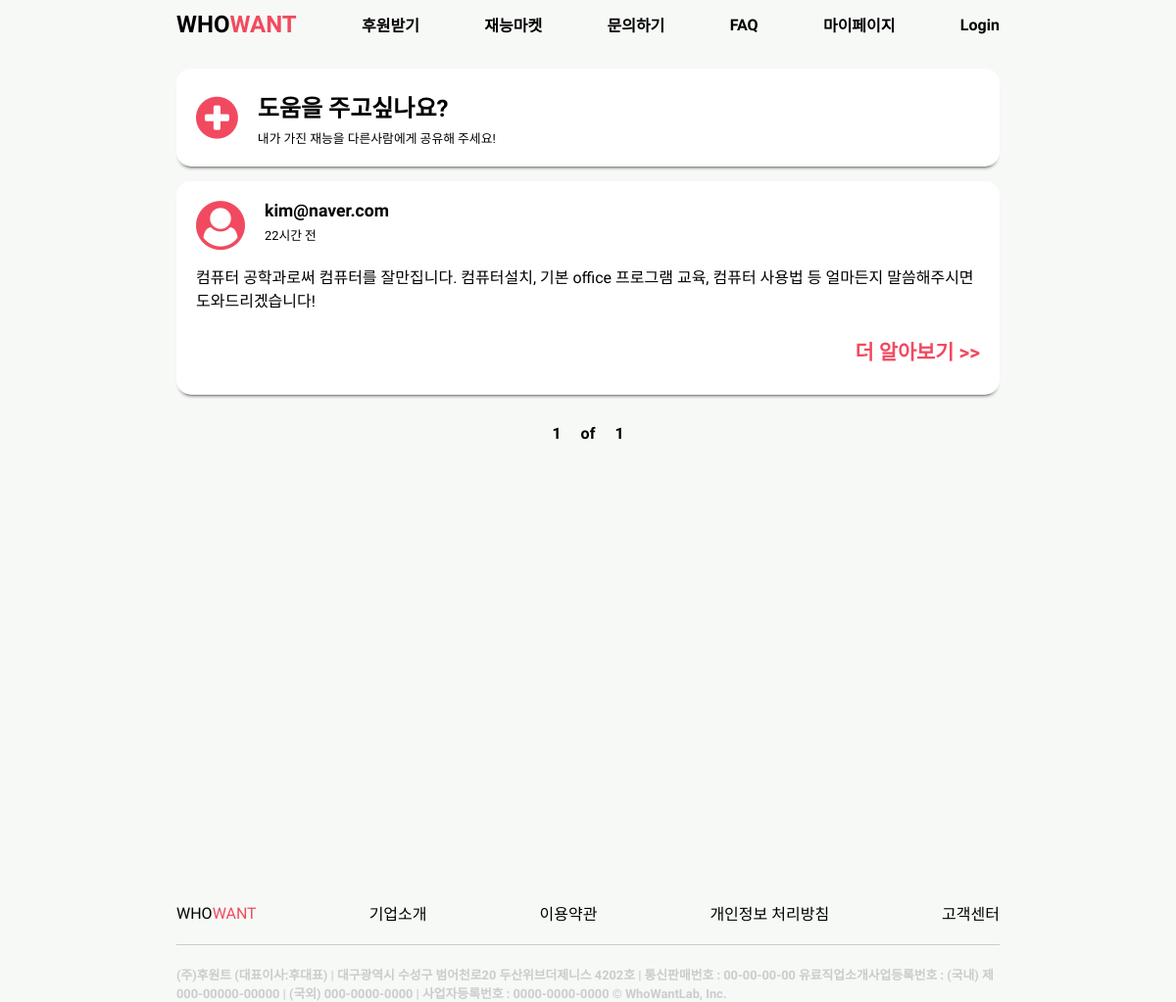
The page /market/ on the database as committed earlier.
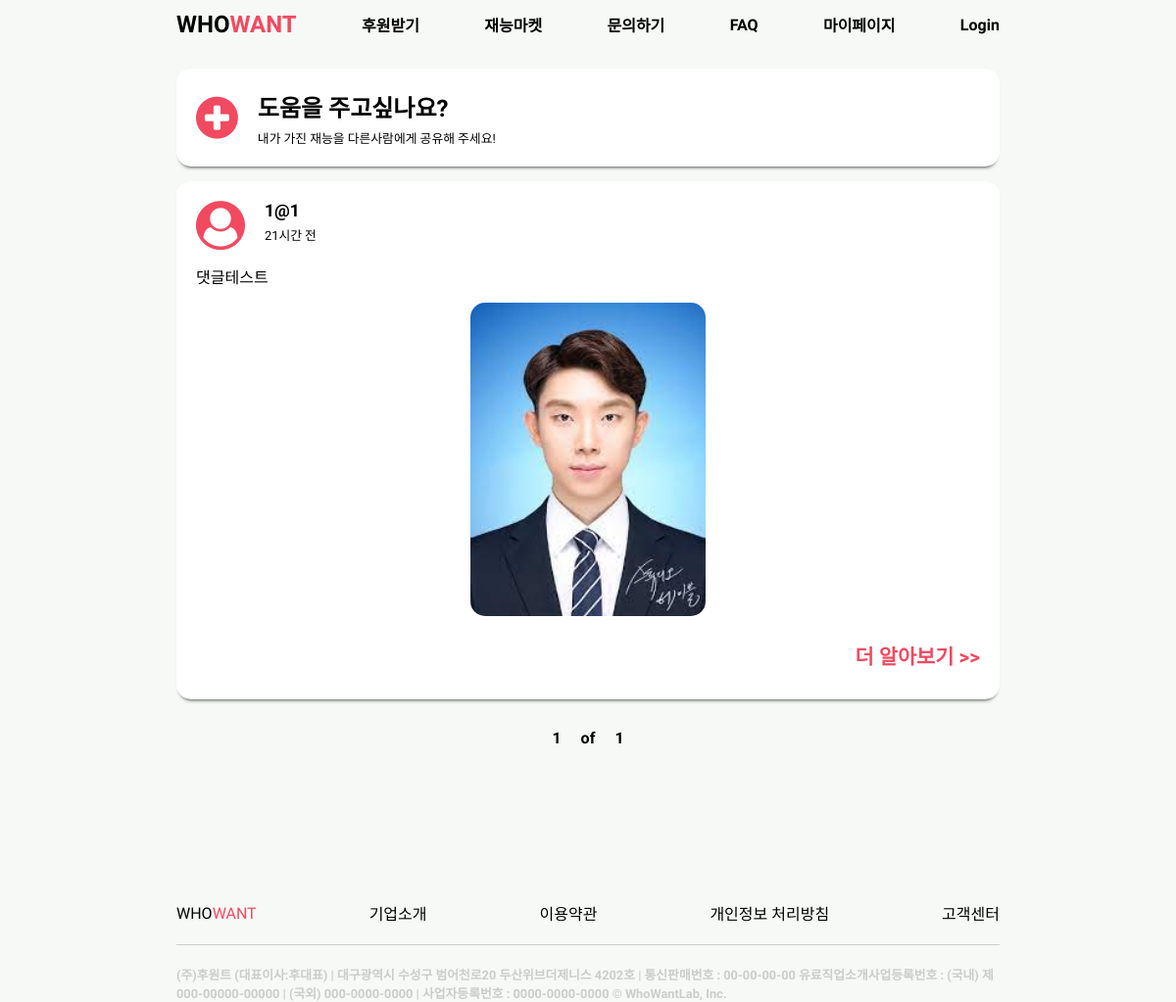
The same page on the database as committed later.
### market/models.py (models this page shows, shortened)
class MarketPost(models.Model):
    id = models.BigAutoField(help_text="Post ID", primary_key=True)
    title = models.CharField(max_length=100)
    writer = models.ForeignKey(CustomUser, on_delete=models.CASCADE, related_name='user')
    post_time = models.DateTimeField(auto_now_add=True, verbose_name="등록 시간")
    body = models.CharField(max_length=500)
    thumbnail = models.ImageField(verbose_name='썸네일', upload_to='market/', null=True)
    @property
    def created_string(self):
        time = datetime.now(tz=timezone.utc) - self.post_time
        if time < timedelta(minutes=1):
            return '방금 전'
        elif time < timedelta(hours=1):
            return str(int(time.seconds / 60)) + '분 전'
        elif time < timedelta(days= 1):
            return str(int(time.seconds / 3600)) + '시간 전'
        elif time < timedelta(days= 7):
            time = datetime.now(tz=timezone.utc).date() - self.post_time.date()
            return str(time.days) + '일 전'
        else:
            return False

### user_info/models.py (models this page shows)
class CustomUser(AbstractUser):
    username = None
    email = models.EmailField(_('email address'), unique=True)
    auth = models.CharField(max_length=10, verbose_name="인증번호", null=True)
    active = models.BooleanField(default=False)
    USERNAME_FIELD = 'email'
    REQUIRED_FIELDS = []
    objects = CustomUserManager()
    def __str__(self):
        return self.email

### market/views.py (the view)
# urls.py: path('', views.market_view, name='market_view'),
def market_view(request):
    post = MarketPost.objects.all().order_by('-id')
    paginator = Paginator(post, 3)
    page = request.GET.get('page')
    post = paginator.get_page(page)
    return render(request, 'market.html', {'posts':post})

### market/templates/market.html (shortened to what this page needs)
<!doctype html>
{% load static %}
<html lang="kor">
<head>
    <link rel="stylesheet" type="text/css" href="{% static 'market.css' %}">
    <link rel="stylesheet" href="https://maxcdn.bootstrapcdn.com/font-awesome/4.7.0/css/font-awesome.min.css">
</head>
<body>
<div class="header">
    <ul>
        <li><a href="{% url 'user_info:home' %}" class="logo">WHO<span>WANT</span></a></li>
        <li><a href="{% url 'list:helpWrite' %}" class="navItem">후원받기</a></li>
        <li><a href="{% url 'market:market_view' %}" class="navItem">재능마켓</a></li>
        <li><a href="{% url 'inquiry:CS' %}" class="navItem">문의하기</a></li>
        <li><a href="{% url 'inquiry:FAQ' %}" class="navItem">FAQ</a></li>
        <li><a href="{% url 'user_info:mypage' %}" class="navItem">마이페이지</a></li>
        {% if not user.is_authenticated %}
            <li><a href="{% url 'user_info:login_view' %} " class="navItem">Login</a></li>
        {% else %}
            <li><a href="{% url 'user_info:logout_view' %}" class="navItem">Logout</a></li>
        {% endif %}
    </ul>
</div>
<div class="contentBox">
    <div class="makeDonate">
        <i class="fa fa-plus-circle" aria-hidden="true"></i>
        <div class="verticalTextBox">
            <h2>도움을 주고싶나요?</h2>
            <h3>내가 가진 재능을 다른사람에게 공유해 주세요!</h3>
        </div>
    </div>
    {% for post in posts %}
        <div class="content">
            <div class="title">
                <i class="fa fa-user-circle" aria-hidden="true"></i>
                <div class="titleTextBox">
                    <h2 class="userName">{{ post.writer }}</h2>
                    <h3 class="time">
                        {% if post.created_string == False %}
                            {{ post.created|date:'m월 d일' }}
                        {% else %}
                            {{ post.created_string }}
                        {% endif %}
                    </h3>
                </div>
            </div>
            <h2 class="contents">{{ post.body }}</h2>
            {% if post.thumbnail %}
                <div class="imgBox">
                    <img class="contentImg" src="{{ post.thumbnail.url }}">
                </div>
            {% endif %}
            <div class="btnBox">
                <button type="button" onclick="location.href='{% url 'market:market_Detail' post.id %}'">더 알아보기 >>
                </button>
            </div>
        </div>
    {% endfor %}
    <div class="pager">
        <div class="pagerBox">
            <span>{{ posts.number }}</span>
            <span>of</span>
            <span>{{ posts.paginator.num_pages }}</span>
        </div>
    </div>
</div>
<div class="footer">
    <ul>
        <li><a href="#" class="logo">WHO<span>WANT</span></a></li>
        <li><a href="#" class="navItem">기업소개</a></li>
        <li><a href="#" class="navItem">이용약관</a></li>
        <li><a href="#" class="navItem">개인정보 처리방침</a></li>
        <li><a href="#" class="navItem">고객센터</a></li>
    </ul>
    <span class="line"></span>
    <h2>(주)후원트 (대표이사:후대표) | 대구광역시 수성구 범어천로20 두산위브더제니스 4202호 | 통신판매번호 : 00-00-00-00
        유료직업소개사업등록번호 : (국내) 제000-00000-00000 | (국외) 000-0000-0000 | 사업자등록번호 : 0000-0000-0000
        © WhoWantLab, Inc.</h2>
</div>
</body>
</html>

### static/market.css (style rules this page uses)
* { padding: 0; margin: 0; box-sizing: border-box; font-family: 'Nanum Gothic', sans-serif; }
body { display: flex; flex-direction: column; align-items: center; min-height: 100vh; width: 100vw; overflow-x: hidden; background: #f6f9f6; }
.header { width: 70vw; height: 50px; margin-bottom: 20px; }
.header ul { width: 100%; height: 100%; list-style: none; display: flex; justify-content: space-between; align-items: center; }
.header ul li a { text-decoration: none; color: black; }
.header .logo { font-size: 1.5em; font-weight: 800; }
.header ul li a span { color: #f14a60; }
.header .navItem { font-size: 1em; font-weight: 700; }
.contentBox { width: 70vw; min-height: 100vh; margin-bottom: 50px; }
.contentBox .makeDonate { width: 100%; height: 100px; display: flex; flex-direction: row; padding: 20px; background: white; border-radius: 15px; align-items: center; box-shadow: 0 4px 4px -4px black; margin-bottom: 15px; }
.contentBox .makeDonate i { font-size: 50px; color: #f14a60; margin: 0 20px 0 0; }
.contentBox .makeDonate .verticalTextBox { display: flex; flex-direction: column; }
.contentBox .makeDonate .verticalTextBox h2 { font-size: 1.5em; font-weight: 800; margin-bottom: 5px; }
.contentBox .makeDonate .verticalTextBox h3 { font-size: 0.8em; font-weight: 400; }
.contentBox .content { width: 100%; display: flex; flex-direction: column; padding: 20px; background: white; border-radius: 15px; box-shadow: 0 4px 4px -4px black; margin-bottom: 20px; }
.contentBox .content .title { display: flex; flex-direction: row; margin-bottom: 15px; }
.contentBox .content .title i { font-size: 50px; color: #f14a60; margin: 0 20px 0 0; }
.contentBox .content .titleTextBox { display: flex; flex-direction: column; }
.contentBox .content .titleTextBox .userName { font-size: 1.1em; font-weight: 700; margin-bottom: 5px; }
.contentBox .content .titleTextBox .time { font-size: .8em; font-weight: 400; }
.contentBox .content .contents { font-size: 1em; font-weight: 400; margin-bottom: 15px; }
.contentBox .content .imgBox { width: 100%; display: flex; justify-content: center; margin-bottom: 15px; }
.contentBox .content img { width: 30%; border-radius: 15px; }
.contentBox .content .btnBox { width: 100%; display: flex; justify-content: flex-end; }
.contentBox .content .btnBox button { height: 50px; background: white; border-radius: 15px; border: none; color: #f14a60; font-size: 1.3em; font-weight: 800; }
.pager { width: 100%; display: flex; justify-content: center; }
.pager .pagerBox { width: 40%; display: flex; justify-content: center; }
.pager .pagerBox a, .pager .pagerBox span { margin: 10px; }
.pager .pagerBox { color: black; font-size: 1em; font-weight: 700; }
.footer { width: 70vw; height: 100px; }
.footer .line { display: block; width: 100%; border-top: 1px solid #ccc; margin: 20px 0 20px 0; }
.footer ul { width: 100%; list-style: none; display: flex; justify-content: space-between; align-items: center; }
.footer ul li a { text-decoration: none; color: black; }
.footer .logo { font-size: 1em; font-weight: 400; }
.footer ul li a span { color: #f14a60; }
.footer .navItem { font-size: 1em; font-weight: 400; }
.footer h2 { color: #cccccc; font-size: 0.8em; font-width: 400; }

Rows that differ between the two databases and show on the page:
removed MarketPost: writer "kim@naver.com", created_string "22시간 전", body "컴퓨터 공학과로써 컴퓨터를 잘만집니다. 컴퓨터설치, 기본 office 프로그램 교육, 컴퓨터 사용법 등 얼마든지 말씀해주시면 도와드리겠습니다!"
added MarketPost: writer "1@1", created_string "21시간 전", body "댓글테스트", thumbnail (picture)
